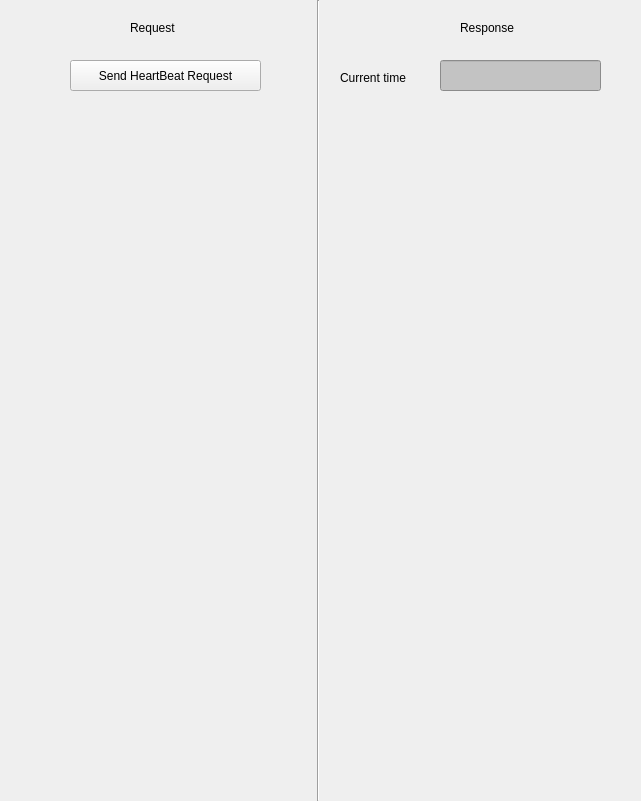
         <widget class="QWidget" name="widget_HeartBeat" native="true">
          <property name="geometry">
           <rect>
            <x>0</x>
            <y>90</y>
            <width>641</width>
            <height>801</height>
           </rect>
          </property>
          <property name="font">
           <font>
            <strikeout>false</strikeout>
           </font>
          </property>
          <property name="focusPolicy">
           <enum>Qt::NoFocus</enum>
          </property>
          <property name="autoFillBackground">
           <bool>true</bool>
          </property>
          <widget class="QLabel" name="label_21">
           <property name="geometry">
            <rect>
             <x>460</x>
             <y>20</y>
             <width>61</width>
             <height>16</height>
            </rect>
           </property>
           <property name="text">
            <string>Response</string>
           </property>
          </widget>
          <widget class="QLabel" name="label_CurrentTime_HeartBeat_Response">
           <property name="geometry">
            <rect>
             <x>340</x>
             <y>70</y>
             <width>71</width>
             <height>16</height>
            </rect>
           </property>
           <property name="text">
            <string>Current time</string>
           </property>
          </widget>
          <widget class="QLineEdit" name="lineEdit_CurrentTime_HeartBeat_Response">
           <property name="geometry">
            <rect>
             <x>440</x>
             <y>60</y>
             <width>161</width>
             <height>31</height>
            </rect>
           </property>
           <property name="styleSheet">
            <string notr="true">background:rgb(195, 195, 195)</string>
           </property>
           <property name="text">
            <string/>
           </property>
           <property name="readOnly">
            <bool>true</bool>
           </property>
          </widget>
          <widget class="Line" name="line_11">
           <property name="geometry">
            <rect>
             <x>310</x>
             <y>0</y>
             <width>16</width>
             <height>801</height>
            </rect>
           </property>
           <property name="orientation">
            <enum>Qt::Vertical</enum>
           </property>
          </widget>
          <widget class="QLabel" name="label_22">
           <property name="geometry">
            <rect>
             <x>130</x>
             <y>20</y>
             <width>61</width>
             <height>16</height>
            </rect>
           </property>
           <property name="text">
            <string>Request</string>
           </property>
          </widget>
          <widget class="QPushButton" name="pushButton_Send_HeartBeat_Req">
           <property name="geometry">
            <rect>
             <x>70</x>
             <y>60</y>
             <width>191</width>
             <height>31</height>
            </rect>
           </property>
           <property name="text">
            <string>Send HeartBeat Request</string>
           </property>
          </widget>
         </widget>
